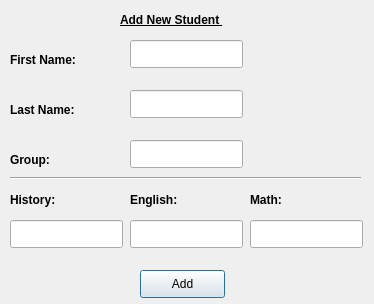
<?xml version="1.0" encoding="UTF-8"?>
<ui version="4.0">
 <class>AddWindow</class>
 <widget class="QDialog" name="AddWindow">
  <property name="geometry">
   <rect>
    <x>0</x>
    <y>0</y>
    <width>374</width>
    <height>304</height>
   </rect>
  </property>
  <property name="windowTitle">
   <string>Dialog</string>
  </property>
  <widget class="QPushButton" name="pushButton">
   <property name="geometry">
    <rect>
     <x>140</x>
     <y>270</y>
     <width>85</width>
     <height>28</height>
    </rect>
   </property>
   <property name="text">
    <string>Add</string>
   </property>
  </widget>
  <widget class="QLineEdit" name="lineEdit">
   <property name="geometry">
    <rect>
     <x>130</x>
     <y>40</y>
     <width>113</width>
     <height>28</height>
    </rect>
   </property>
  </widget>
  <widget class="QLineEdit" name="lineEdit_2">
   <property name="geometry">
    <rect>
     <x>130</x>
     <y>90</y>
     <width>113</width>
     <height>28</height>
    </rect>
   </property>
  </widget>
  <widget class="QLineEdit" name="lineEdit_3">
   <property name="geometry">
    <rect>
     <x>130</x>
     <y>140</y>
     <width>113</width>
     <height>28</height>
    </rect>
   </property>
  </widget>
  <widget class="QLineEdit" name="lineEdit_4">
   <property name="geometry">
    <rect>
     <x>10</x>
     <y>220</y>
     <width>113</width>
     <height>28</height>
    </rect>
   </property>
  </widget>
  <widget class="QLineEdit" name="lineEdit_5">
   <property name="geometry">
    <rect>
     <x>130</x>
     <y>220</y>
     <width>113</width>
     <height>28</height>
    </rect>
   </property>
  </widget>
  <widget class="QLineEdit" name="lineEdit_6">
   <property name="geometry">
    <rect>
     <x>250</x>
     <y>220</y>
     <width>113</width>
     <height>28</height>
    </rect>
   </property>
  </widget>
  <widget class="QLabel" name="label">
   <property name="geometry">
    <rect>
     <x>10</x>
     <y>50</y>
     <width>101</width>
     <height>20</height>
    </rect>
   </property>
   <property name="font">
    <font>
     <weight>75</weight>
     <bold>true</bold>
    </font>
   </property>
   <property name="text">
    <string>First Name:</string>
   </property>
  </widget>
  <widget class="QLabel" name="label_2">
   <property name="geometry">
    <rect>
     <x>10</x>
     <y>100</y>
     <width>101</width>
     <height>20</height>
    </rect>
   </property>
   <property name="font">
    <font>
     <weight>75</weight>
     <bold>true</bold>
    </font>
   </property>
   <property name="text">
    <string>Last Name:</string>
   </property>
  </widget>
  <widget class="QLabel" name="label_3">
   <property name="geometry">
    <rect>
     <x>10</x>
     <y>150</y>
     <width>101</width>
     <height>20</height>
    </rect>
   </property>
   <property name="font">
    <font>
     <weight>75</weight>
     <bold>true</bold>
    </font>
   </property>
   <property name="text">
    <string>Group:</string>
   </property>
  </widget>
  <widget class="QLabel" name="label_4">
   <property name="geometry">
    <rect>
     <x>10</x>
     <y>190</y>
     <width>101</width>
     <height>20</height>
    </rect>
   </property>
   <property name="font">
    <font>
     <weight>75</weight>
     <bold>true</bold>
    </font>
   </property>
   <property name="text">
    <string>History:</string>
   </property>
  </widget>
  <widget class="QLabel" name="label_5">
   <property name="geometry">
    <rect>
     <x>130</x>
     <y>190</y>
     <width>101</width>
     <height>20</height>
    </rect>
   </property>
   <property name="font">
    <font>
     <weight>75</weight>
     <bold>true</bold>
    </font>
   </property>
   <property name="text">
    <string>English:</string>
   </property>
  </widget>
  <widget class="QLabel" name="label_6">
   <property name="geometry">
    <rect>
     <x>250</x>
     <y>190</y>
     <width>101</width>
     <height>20</height>
    </rect>
   </property>
   <property name="font">
    <font>
     <weight>75</weight>
     <bold>true</bold>
    </font>
   </property>
   <property name="text">
    <string>Math:</string>
   </property>
  </widget>
  <widget class="Line" name="line">
   <property name="geometry">
    <rect>
     <x>10</x>
     <y>170</y>
     <width>351</width>
     <height>16</height>
    </rect>
   </property>
   <property name="orientation">
    <enum>Qt::Horizontal</enum>
   </property>
  </widget>
  <widget class="QLabel" name="label_7">
   <property name="geometry">
    <rect>
     <x>120</x>
     <y>10</y>
     <width>151</width>
     <height>20</height>
    </rect>
   </property>
   <property name="font">
    <font>
     <weight>75</weight>
     <bold>true</bold>
     <underline>true</underline>
    </font>
   </property>
   <property name="text">
    <string>Add New Student </string>
   </property>
  </widget>
 </widget>
 <resources/>
 <connections/>
</ui>
